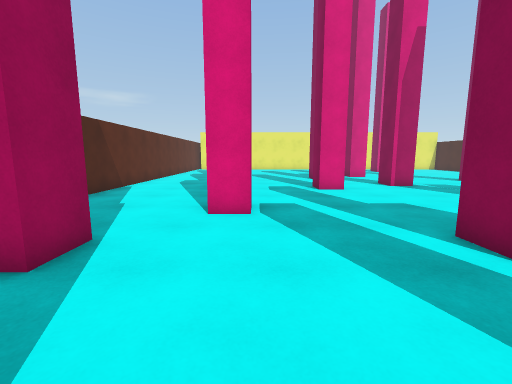
View 1 (above)

23 first-person views from a walk through a scene from a Unity 3-D project. The camera is 1.4 m above the floor, tilts 8° down and sees 90° across. The floor is counted in squares, 1 m on a side. Each view is taken from the middle of a square. On the plan, view 1 faces up. The plan holds only what a view shows up to about 13 squares ahead; the rest is blank. The place goes on beyond the plan.

View 2
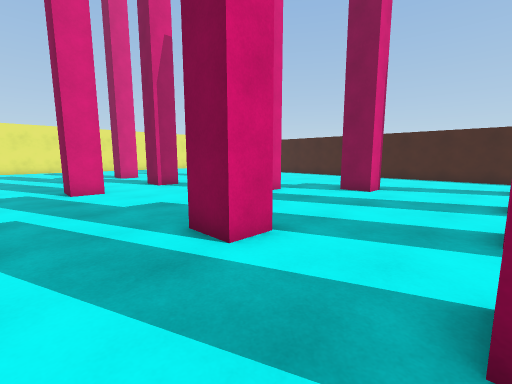

View 3
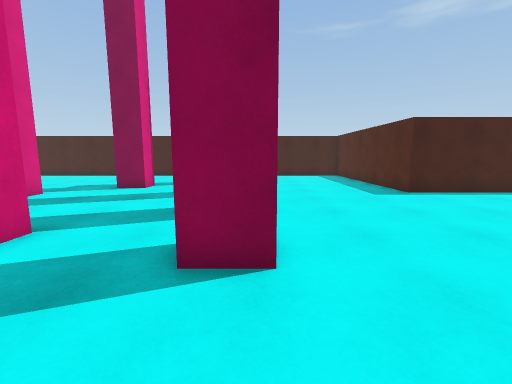

View 4
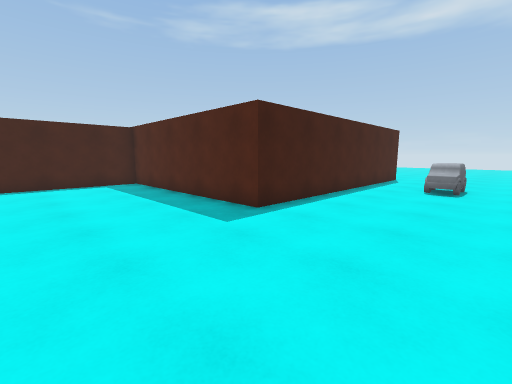

View 5
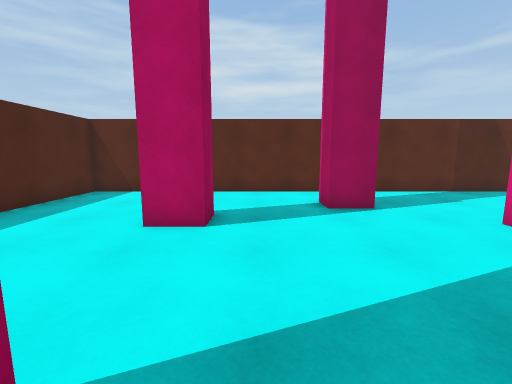

View 6
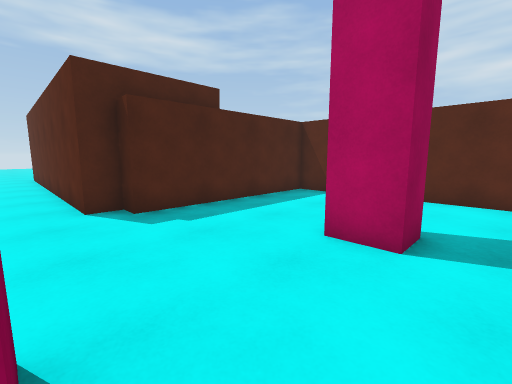

View 7
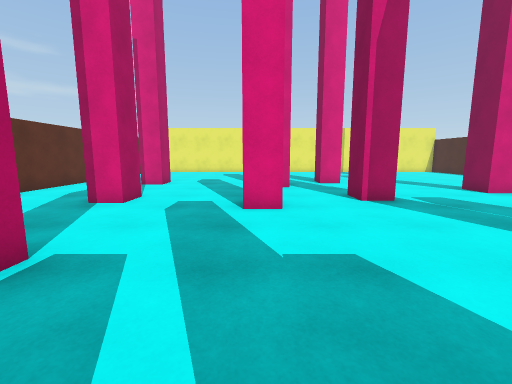

View 8
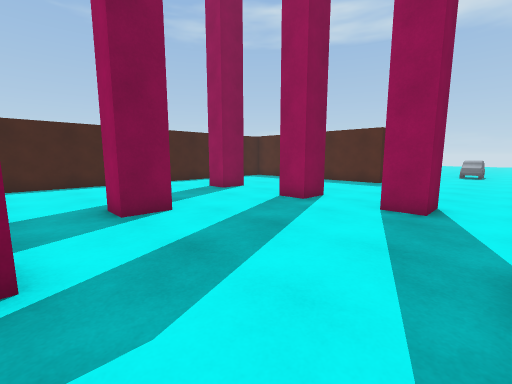

View 9
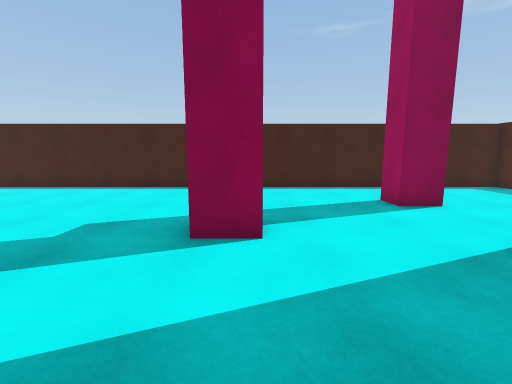

View 10
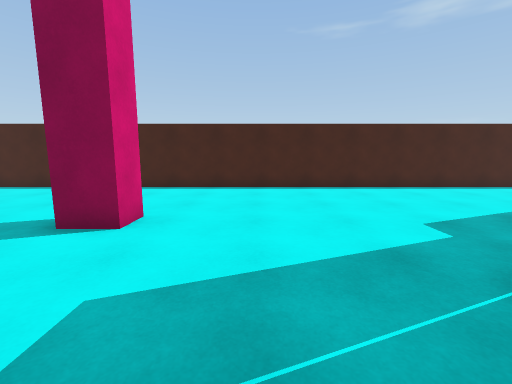

View 11
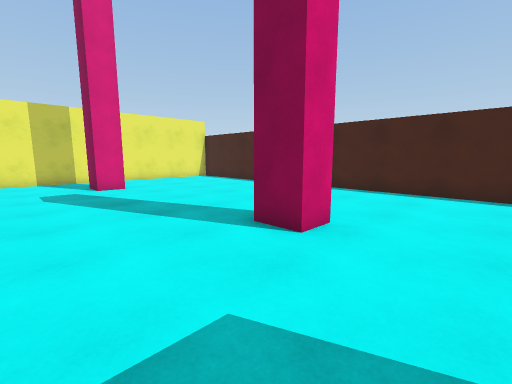

View 12
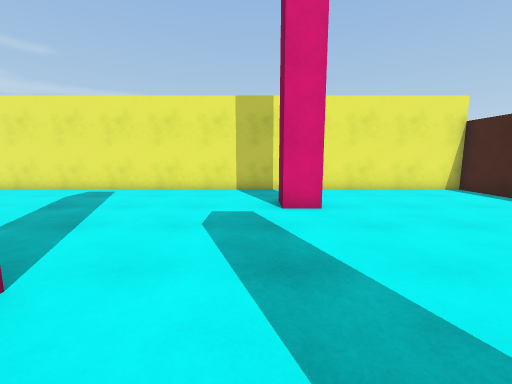

View 13
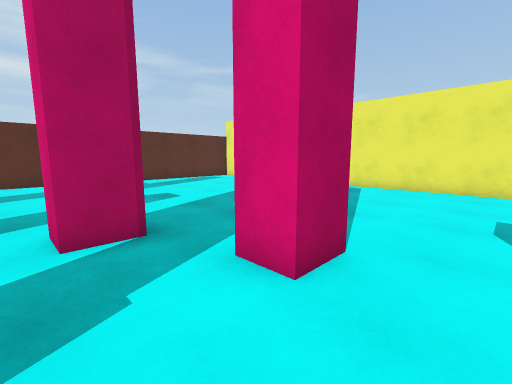

View 14
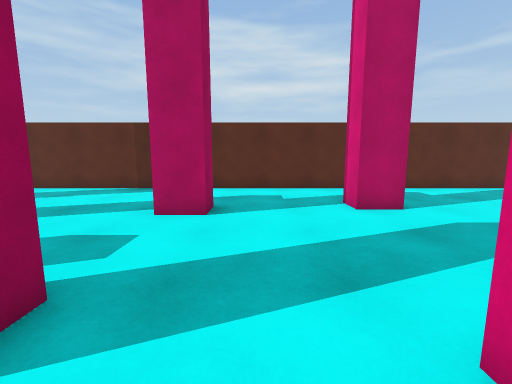

View 15
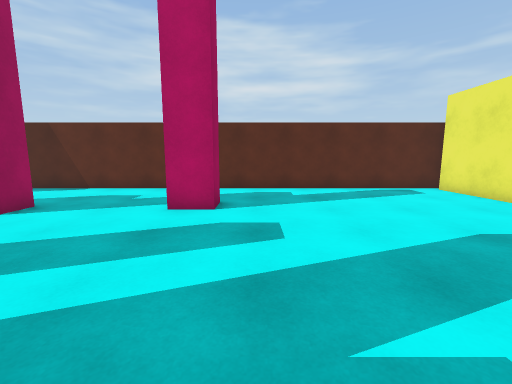

View 16
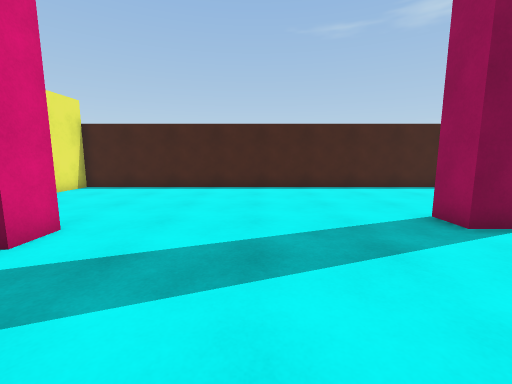

View 17
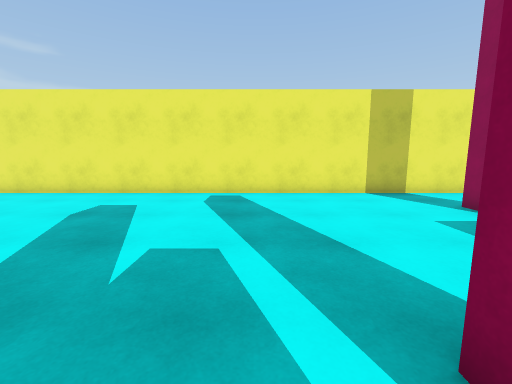

View 18
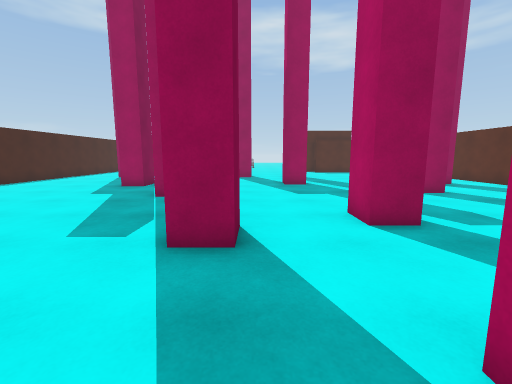

View 19
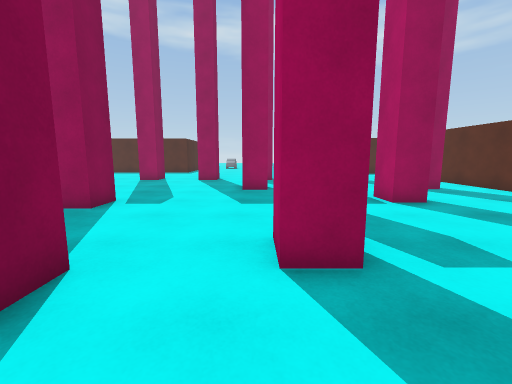

View 20
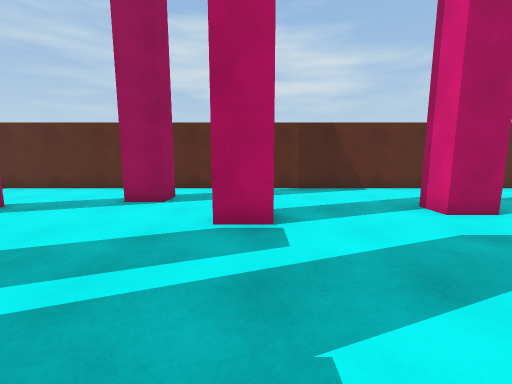

View 21
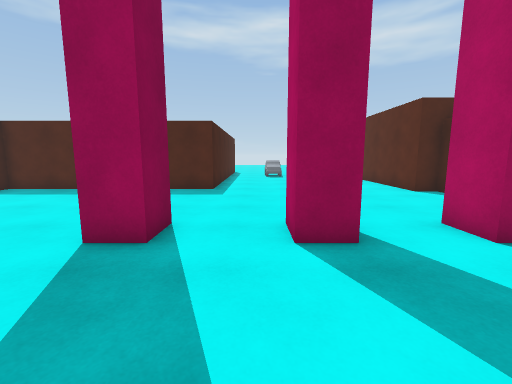

View 22
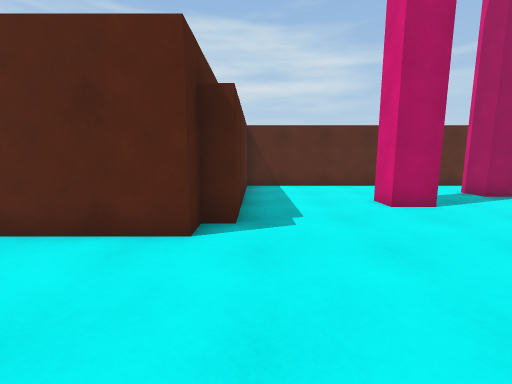

View 23
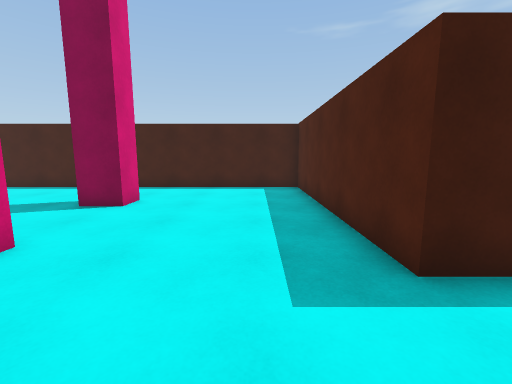

### Floor plan
Points are (right, up) in squares from view 1. A wall is a line through its corners. A room is listed if a view was taken in it or the views show most of it. See-through windows are left out.
Room 1 (views 1, 2, 3, 4, 5, 6, 7, 8, 9, 10, 20, 21, 22, 23)
walls: (4.6, 3.1) (3.5, 3.1) (3.5, 4.4) (4.6, 4.4); (3, -1.4) (3, 0) (4.1, 0) (4.1, -1.4); (6.3, -1.2) (6.3, 0) (7.4, 0) (7.4, -1.2); (-2.1, 0) (-1, 0) (-1, -1.3) (-2.1, -1.3); (9.8, -1.4) (9.8, 0) (10.9, 0); (8.4, 6.9) (8.4, 8.2); (9.5, 7) (8.8, 7); (-1.2, 7.4) (-0.1, 7.4) (-0.1, 6.1) (-1.2, 6.1); (-3.9, 4.2) (-2.8, 4.2) (-2.8, 3) (-3.9, 3); (12.4, 3.9) (11.2, 3.9) (11.2, 5.1); (3.7, 12) (3.7, 10.7) (2.7, 10.7); (9.8, -8.5) (9.8, -6.9) (18.6, -6.9) (18.6, -2.4); (15.2, -1.3) (14.1, -1.3); (7.5, 12) (6.3, 12); (-1, 11.6) (-2.1, 11.6); (-6.1, 10.6) (-6.1, -5.4) (0.8, -5.4) (0.8, -6.1) (1.7, -6.1) (1.7, -8.5)
ways out: opening at (-1.5, 11.3) to room 2; opening at (5, 12) to room 2; opening at (9, 9) to room 2; opening at (12.5, -0.5) to room 2; opening at (13, 2) to room 2; opening at (17, -1.7) to room 2
Room 2 (views 11, 12, 13, 14, 15, 16, 17, 18, 19)
walls: (7.4, 18.6) (7.4, 17.3) (6.2, 17.3); (4.5, 16.8) (4.5, 15.5) (3.4, 15.5); (6.3, 12) (6.3, 13.2) (7.4, 13.2); (12.9, 13.6) (11.8, 13.6) (11.8, 14.9) (12.9, 14.9); (2.7, 10.7) (2.7, 12) (3.7, 12); (11.9, 22.7) (10.7, 22.7) (10.7, 24); (8.4, 8.2) (9.5, 8.2); (-2.1, 12.8) (-1, 12.8) (-1, 11.6); (-2.8, 17.9) (-1.6, 17.9) (-1.6, 16.7) (-2.8, 16.7); (11.2, 5.1) (12.4, 5.1); (-6.1, 27.1) (-6.1, 10.6); (14.1, -1.3) (14.1, 0) (15.2, 0); (18.6, -2.4) (18.6, 26.7) (-5.8, 26.7)
ways out: opening at (-1.5, 11.3) to room 1; opening at (5, 12) to room 1; opening at (9, 9) to room 1; opening at (12.5, -0.5) to room 1; opening at (13, 2) to room 1; opening at (17, -1.7) to room 1

Positions as (right, up) in squares from view 1, and headings:
1: (0, 0), facing up
2: (1, 0), facing up-right
3: (0, -1), facing right
4: (5, -2), facing down-right
5: (4, 1), facing left
6: (3, 1), facing down-left
7: (3, 4), facing up
8: (5, 7), facing down-right
9: (7, 4), facing right
10: (7, 11), facing right
11: (8, 11), facing up-right
12: (10, 16), facing up
13: (9, 15), facing up-left
14: (5, 14), facing left
15: (5, 19), facing left
16: (7, 19), facing right
17: (5, 17), facing up
18: (6, 17), facing down
19: (4, 15), facing down
20: (5, 7), facing left
21: (8, 4), facing down
22: (6, -5), facing left
23: (7, -5), facing right
